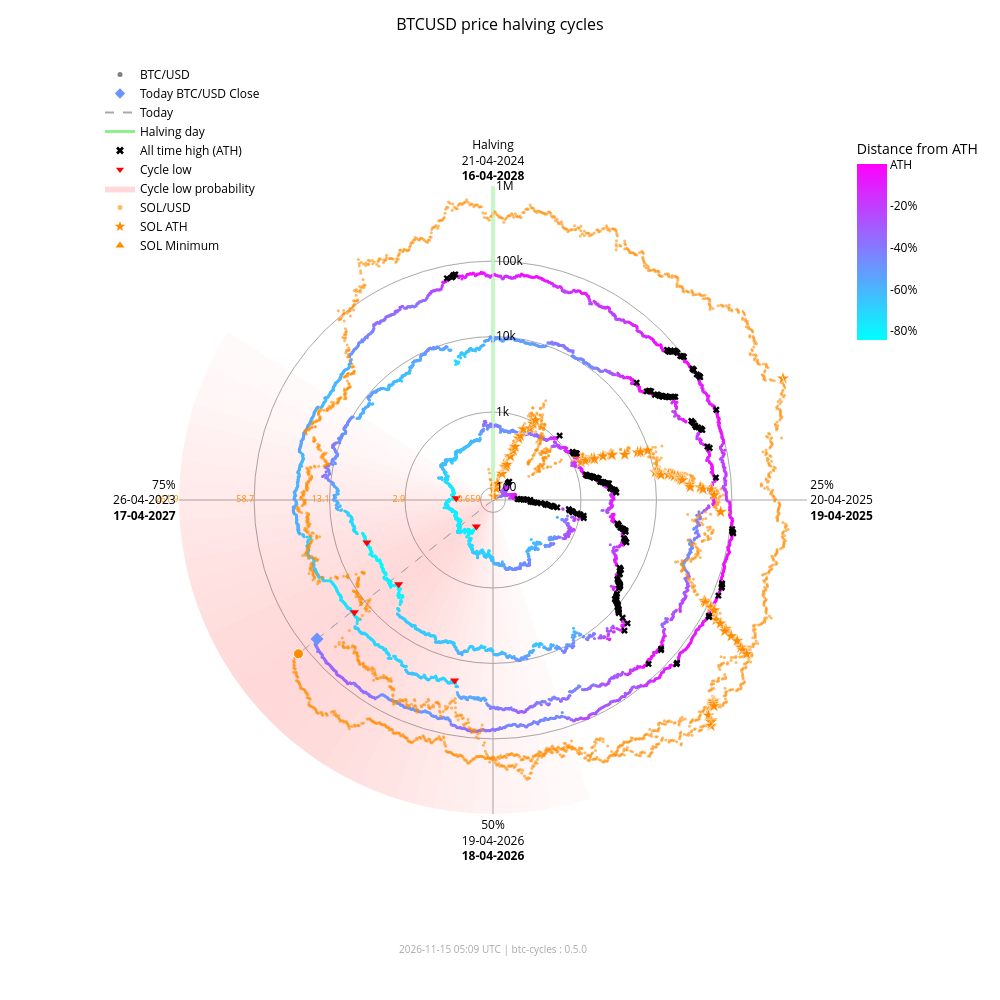

Write notebook code for a chart like this one.
### Markdown cell above
### Interactive chart with overlay

### Code cell
fig_overlay_interactive = btc.plot(
    kind="interactive",
    from_date="2012-11-28",
    overlay=sol,
)
fig_overlay_interactive.show(config={"scrollZoom": True, "displayModeBar": True})

### Figure 1 — Plotly figure (JSON) as saved in the notebook; plotly's stock layout.template omitted (floating-point values rounded to 4 significant figures; data arrays with more than 128 entries replaced by an {"elided": "..."} marker saying what was removed)
{"data": [{"fill": "toself", "fillcolor": "rgba(255,0,0,0.018306980149439524)", "hoverinfo": "skip", "line": {"width": 0}, "mode": "lines", "r": [68.43, 1000000, 1000000, 68.43, 68.43], "showlegend": false, "theta": [162.0, 162.0, 165.6, 165.6, 162.0], "type": "scatterpolar"}, {"fill": "toself", "fillcolor": "rgba(255,0,0,0.02405911634527998)", "hoverinfo": "skip", "line": {"width": 0}, "mode": "lines", "r": [68.43, 1000000, 1000000, 68.43, 68.43], "showlegend": false, "theta": [165.6, 165.6, 169.2, 169.2, 165.6], "type": "scatterpolar"}, {"fill": "toself", "fillcolor": "rgba(255,0,0,0.030803449372254352)", "hoverinfo": "skip", "line": {"width": 0}, "mode": "lines", "r": [68.43, 1000000, 1000000, 68.43, 68.43], "showlegend": false, "theta": [169.2, 169.2, 172.8, 172.8, 169.2], "type": "scatterpolar"}, {"fill": "toself", "fillcolor": "rgba(255,0,0,0.03847233586005252)", "hoverinfo": "skip", "line": {"width": 0}, "mode": "lines", "r": [68.43, 1000000, 1000000, 68.43, 68.43], "showlegend": false, "theta": [172.8, 172.8, 176.4, 176.4, 172.8], "type": "scatterpolar"}, {"fill": "toself", "fillcolor": "rgba(255,0,0,0.04694405159551339)", "hoverinfo": "skip", "line": {"width": 0}, "mode": "lines", "r": [68.43, 1000000, 1000000, 68.43, 68.43], "showlegend": false, "theta": [176.4, 176.4, 180.0, 180.0, 176.4], "type": "scatterpolar"}, {"fill": "toself", "fillcolor": "rgba(255,0,0,0.05605603979818329)", "hoverinfo": "skip", "line": {"width": 0}, "mode": "lines", "r": [68.43, 1000000, 1000000, 68.43, 68.43], "showlegend": false, "theta": [180.0, 180.0, 183.6, 183.6, 180.0], "type": "scatterpolar"}, {"fill": "toself", "fillcolor": "rgba(255,0,0,0.06562330627802694)", "hoverinfo": "skip", "line": {"width": 0}, "mode": "lines", "r": [68.43, 1000000, 1000000, 68.43, 68.43], "showlegend": false, "theta": [183.6, 183.6, 187.2, 187.2, 183.6], "type": "scatterpolar"}, {"fill": "toself", "fillcolor": "rgba(255,0,0,0.07545707932574237)", "hoverinfo": "skip", "line": {"width": 0}, "mode": "lines", "r": [68.43, 1000000, 1000000, 68.43, 68.43], "showlegend": false, "theta": [187.2, 187.2, 190.8, 190.8, 187.2], "type": "scatterpolar"}, {"fill": "toself", "fillcolor": "rgba(255,0,0,0.08537841060169407)", "hoverinfo": "skip", "line": {"width": 0}, "mode": "lines", "r": [68.43, 1000000, 1000000, 68.43, 68.43], "showlegend": false, "theta": [190.8, 190.8, 194.4, 194.4, 190.8], "type": "scatterpolar"}, {"fill": "toself", "fillcolor": "rgba(255,0,0,0.09522272137134848)", "hoverinfo": "skip", "line": {"width": 0}, "mode": "lines", "r": [68.43, 1000000, 1000000, 68.43, 68.43], "showlegend": false, "theta": [194.4, 194.4, 198.0, 198.0, 194.4], "type": "scatterpolar"}, {"fill": "toself", "fillcolor": "rgba(255,0,0,0.10483418800389058)", "hoverinfo": "skip", "line": {"width": 0}, "mode": "lines", "r": [68.43, 1000000, 1000000, 68.43, 68.43], "showlegend": false, "theta": [198.0, 198.0, 201.6, 201.6, 198.0], "type": "scatterpolar"}, {"fill": "toself", "fillcolor": "rgba(255,0,0,0.11405248627197925)", "hoverinfo": "skip", "line": {"width": 0}, "mode": "lines", "r": [68.43, 1000000, 1000000, 68.43, 68.43], "showlegend": false, "theta": [201.6, 201.6, 205.2, 205.2, 201.6], "type": "scatterpolar"}, {"fill": "toself", "fillcolor": "rgba(255,0,0,0.12269756305009562)", "hoverinfo": "skip", "line": {"width": 0}, "mode": "lines", "r": [68.43, 1000000, 1000000, 68.43, 68.43], "showlegend": false, "theta": [205.2, 205.2, 208.8, 208.8, 205.2], "type": "scatterpolar"}, {"fill": "toself", "fillcolor": "rgba(255,0,0,0.13055959037792858)", "hoverinfo": "skip", "line": {"width": 0}, "mode": "lines", "r": [68.43, 1000000, 1000000, 68.43, 68.43], "showlegend": false, "theta": [208.8, 208.8, 212.4, 212.4, 208.8], "type": "scatterpolar"}, {"fill": "toself", "fillcolor": "rgba(255,0,0,0.13740037014073872)", "hoverinfo": "skip", "line": {"width": 0}, "mode": "lines", "r": [68.43, 1000000, 1000000, 68.43, 68.43], "showlegend": false, "theta": [212.4, 212.4, 216.0, 216.0, 212.4], "type": "scatterpolar"}, {"fill": "toself", "fillcolor": "rgba(255,0,0,0.14296927208088228)", "hoverinfo": "skip", "line": {"width": 0}, "mode": "lines", "r": [68.43, 1000000, 1000000, 68.43, 68.43], "showlegend": false, "theta": [216.0, 216.0, 219.6, 219.6, 216.0], "type": "scatterpolar"}, {"fill": "toself", "fillcolor": "rgba(255,0,0,0.14703219887325494)", "hoverinfo": "skip", "line": {"width": 0}, "mode": "lines", "r": [68.43, 1000000, 1000000, 68.43, 68.43], "showlegend": false, "theta": [219.6, 219.6, 223.2, 223.2, 219.6], "type": "scatterpolar"}, {"fill": "toself", "fillcolor": "rgba(255,0,0,0.14940752827264187)", "hoverinfo": "skip", "line": {"width": 0}, "mode": "lines", "r": [68.43, 1000000, 1000000, 68.43, 68.43], "showlegend": false, "theta": [223.2, 223.2, 226.8, 226.8, 223.2], "type": "scatterpolar"}, {"fill": "toself", "fillcolor": "rgba(255,0,0,0.15)", "hoverinfo": "skip", "line": {"width": 0}, "mode": "lines", "r": [68.43, 1000000, 1000000, 68.43, 68.43], "showlegend": false, "theta": [226.8, 226.8, 230.4, 230.4, 226.8], "type": "scatterpolar"}, {"fill": "toself", "fillcolor": "rgba(255,0,0,0.14882314851976614)", "hoverinfo": "skip", "line": {"width": 0}, "mode": "lines", "r": [68.43, 1000000, 1000000, 68.43, 68.43], "showlegend": false, "theta": [230.4, 230.4, 234.0, 234.0, 230.4], "type": "scatterpolar"}, {"fill": "toself", "fillcolor": "rgba(255,0,0,0.14600334989350275)", "hoverinfo": "skip", "line": {"width": 0}, "mode": "lines", "r": [68.43, 1000000, 1000000, 68.43, 68.43], "showlegend": false, "theta": [234.0, 234.0, 237.6, 237.6, 234.0], "type": "scatterpolar"}, {"fill": "toself", "fillcolor": "rgba(255,0,0,0.14176315293000513)", "hoverinfo": "skip", "line": {"width": 0}, "mode": "lines", "r": [68.43, 1000000, 1000000, 68.43, 68.43], "showlegend": false, "theta": [237.6, 237.6, 241.2, 241.2, 237.6], "type": "scatterpolar"}, {"fill": "toself", "fillcolor": "rgba(255,0,0,0.1363869302869166)", "hoverinfo": "skip", "line": {"width": 0}, "mode": "lines", "r": [68.43, 1000000, 1000000, 68.43, 68.43], "showlegend": false, "theta": [241.2, 241.2, 244.8, 244.8, 241.2], "type": "scatterpolar"}, {"fill": "toself", "fillcolor": "rgba(255,0,0,0.13017643696734477)", "hoverinfo": "skip", "line": {"width": 0}, "mode": "lines", "r": [68.43, 1000000, 1000000, 68.43, 68.43], "showlegend": false, "theta": [244.8, 244.8, 248.4, 248.4, 244.8], "type": "scatterpolar"}, {"fill": "toself", "fillcolor": "rgba(255,0,0,0.1234063302665758)", "hoverinfo": "skip", "line": {"width": 0}, "mode": "lines", "r": [68.43, 1000000, 1000000, 68.43, 68.43], "showlegend": false, "theta": [248.4, 248.4, 252.0, 252.0, 248.4], "type": "scatterpolar"}, {"fill": "toself", "fillcolor": "rgba(255,0,0,0.11628949020714345)", "hoverinfo": "skip", "line": {"width": 0}, "mode": "lines", "r": [68.43, 1000000, 1000000, 68.43, 68.43], "showlegend": false, "theta": [252.0, 252.0, 255.6, 255.6, 252.0], "type": "scatterpolar"}, {"fill": "toself", "fillcolor": "rgba(255,0,0,0.108959277972535)", "hoverinfo": "skip", "line": {"width": 0}, "mode": "lines", "r": [68.43, 1000000, 1000000, 68.43, 68.43], "showlegend": false, "theta": [255.6, 255.6, 259.2, 259.2, 255.6], "type": "scatterpolar"}, {"fill": "toself", "fillcolor": "rgba(255,0,0,0.1014715299920515)", "hoverinfo": "skip", "line": {"width": 0}, "mode": "lines", "r": [68.43, 1000000, 1000000, 68.43, 68.43], "showlegend": false, "theta": [259.2, 259.2, 262.8, 262.8, 259.2], "type": "scatterpolar"}, {"fill": "toself", "fillcolor": "rgba(255,0,0,0.09382430417652897)", "hoverinfo": "skip", "line": {"width": 0}, "mode": "lines", "r": [68.43, 1000000, 1000000, 68.43, 68.43], "showlegend": false, "theta": [262.8, 262.8, 266.4, 266.4, 262.8], "type": "scatterpolar"}, {"fill": "toself", "fillcolor": "rgba(255,0,0,0.08598937207621672)", "hoverinfo": "skip", "line": {"width": 0}, "mode": "lines", "r": [68.43, 1000000, 1000000, 68.43, 68.43], "showlegend": false, "theta": [266.4, 266.4, 270.0, 270.0, 266.4], "type": "scatterpolar"}, {"fill": "toself", "fillcolor": "rgba(255,0,0,0.07794710108398434)", "hoverinfo": "skip", "line": {"width": 0}, "mode": "lines", "r": [68.43, 1000000, 1000000, 68.43, 68.43], "showlegend": false, "theta": [270.0, 270.0, 273.6, 273.6, 270.0], "type": "scatterpolar"}, {"fill": "toself", "fillcolor": "rgba(255,0,0,0.06971614429145927)", "hoverinfo": "skip", "line": {"width": 0}, "mode": "lines", "r": [68.43, 1000000, 1000000, 68.43, 68.43], "showlegend": false, "theta": [273.6, 273.6, 277.2, 277.2, 273.6], "type": "scatterpolar"}, {"fill": "toself", "fillcolor": "rgba(255,0,0,0.061371174705723626)", "hoverinfo": "skip", "line": {"width": 0}, "mode": "lines", "r": [68.43, 1000000, 1000000, 68.43, 68.43], "showlegend": false, "theta": [277.2, 277.2, 280.8, 280.8, 277.2], "type": "scatterpolar"}, {"fill": "toself", "fillcolor": "rgba(255,0,0,0.05304520605236535)", "hoverinfo": "skip", "line": {"width": 0}, "mode": "lines", "r": [68.43, 1000000, 1000000, 68.43, 68.43], "showlegend": false, "theta": [280.8, 280.8, 284.4, 284.4, 280.8], "type": "scatterpolar"}, {"fill": "toself", "fillcolor": "rgba(255,0,0,0.044916938988340704)", "hoverinfo": "skip", "line": {"width": 0}, "mode": "lines", "r": [68.43, 1000000, 1000000, 68.43, 68.43], "showlegend": false, "theta": [284.4, 284.4, 288.0, 288.0, 284.4], "type": "scatterpolar"}, {"fill": "toself", "fillcolor": "rgba(255,0,0,0.0371870550186571)", "hoverinfo": "skip", "line": {"width": 0}, "mode": "lines", "r": [68.43, 1000000, 1000000, 68.43, 68.43], "showlegend": false, "theta": [288.0, 288.0, 291.6, 291.6, 288.0], "type": "scatterpolar"}, {"fill": "toself", "fillcolor": "rgba(255,0,0,0.030049603184432498)", "hoverinfo": "skip", "line": {"width": 0}, "mode": "lines", "r": [68.43, 1000000, 1000000, 68.43, 68.43], "showlegend": false, "theta": [291.6, 291.6, 295.2, 295.2, 291.6], "type": "scatterpolar"}, {"fill": "toself", "fillcolor": "rgba(255,0,0,0.023665126797805223)", "hoverinfo": "skip", "line": {"width": 0}, "mode": "lines", "r": [68.43, 1000000, 1000000, 68.43, 68.43], "showlegend": false, "theta": [295.2, 295.2, 298.8, 298.8, 295.2], "type": "scatterpolar"}, {"fill": "toself", "fillcolor": "rgba(255,0,0,0.018141004067302662)", "hoverinfo": "skip", "line": {"width": 0}, "mode": "lines", "r": [68.43, 1000000, 1000000, 68.43, 68.43], "showlegend": false, "theta": [298.8, 298.8, 302.4, 302.4, 298.8], "type": "scatterpolar"}, {"hoverinfo": "skip", "line": {"color": "darkgrey", "dash": "dash", "width": 1}, "mode": "lines", "r": [68.43, 64130.0], "showlegend": false, "theta": [231.7, 231.7], "type": "scatterpolar"}, {"hoverinfo": "skip", "line": {"color": "darkgrey", "dash": "dash", "width": 1}, "mode": "lines", "r": [68.43, 131800.0], "showlegend": false, "theta": [231.7, 231.7], "type": "scatterpolar"}, {"hoverinfo": "skip", "line": {"color": "lightgreen", "width": 3}, "mode": "lines", "r": [68.43, 1000000], "showlegend": false, "theta": [0, 0], "type": "scatterpolar"}, {"hoverinfo": "text", "marker": {"color": {"elided": "4950 str values"}, "size": 3}, "mode": "markers", "r": {"elided": "4950 float values"}, "showlegend": false, "text": {"elided": "4950 str values"}, "theta": {"elided": "4950 float values"}, "type": "scatterpolar"}, {"hoverinfo": "text", "marker": {"color": "#FF8C00", "opacity": 0.6, "size": 3}, "mode": "markers", "r": {"elided": "2410 float values"}, "showlegend": false, "text": {"elided": "2410 str values"}, "theta": {"elided": "2410 float values"}, "type": "scatterpolar"}, {"hoverinfo": "text", "marker": {"color": "#6c93ff", "size": 10, "symbol": "diamond"}, "mode": "markers", "r": [64130.0], "showlegend": false, "text": ["Today<br>Date: 2026-11-14<br>Price: $64,128.05"], "theta": [231.7], "type": "scatterpolar"}, {"hoverinfo": "text", "marker": {"color": "#FF8C00", "line": {"color": "white", "width": 1}, "size": 10, "symbol": "circle"}, "mode": "markers", "r": [131800.0], "showlegend": false, "text": ["Today SOL<br>Date: 2026-11-14<br>Price: $70.18"], "theta": [231.7], "type": "scatterpolar"}, {"hoverinfo": "text", "marker": {"color": "#FF8C00", "line": {"color": "white", "width": 0.5}, "size": 10, "symbol": "star"}, "mode": "markers", "r": [68.43, 76.69, 98.28, 115.1, 160.2, 199.2, 200.3, 203.8, 217.3, 287.8, 349.8, 397.3, 523.3, 573.2, 718.1, 798.5, 948.0, 1078.0, 1271.0, 1461.0, 1785.0, 1908.0, 1917.0, 2530.0, 3215.0, 3302.0, 3322.0, 4795.0, 7121.0, 7760.0, 9679.0, 10370.0, 11210.0, 11600.0, 11830.0, 12190.0, 15220.0, 16990.0, 18090.0, 20010.0, 20730.0, 21720.0, 21920.0, 22700.0, 28100.0, 28410.0, 38550.0, 41750.0, 54000.0, 58230.0, 71670.0, 86520.0, 90770.0, 111800.0, 112400.0, 128500.0, 155700.0, 182600.0, 229400.0, 231200.0, 295100.0, 371400.0, 451600.0, 493500.0, 583700.0, 612100.0, 618900.0, 644000.0, 686600.0, 744100.0, 879500.0, 907500.0, 980900.0, 1000000.0], "showlegend": false, "text": ["SOL ATH<br>Date: 2020-04-10<br>Price: $0.95", "SOL ATH<br>Date: 2020-07-12<br>Price: $1.02", "SOL ATH<br>Date: 2020-07-13<br>Price: $1.18", "SOL ATH<br>Date: 2020-07-15<br>Price: $1.29", "SOL ATH<br>Date: 2020-07-26<br>Price: $1.57", "SOL ATH<br>Date: 2020-07-27<br>Price: $1.78", "SOL ATH<br>Date: 2020-07-28<br>Price: $1.78", "SOL ATH<br>Date: 2020-08-03<br>Price: $1.80", "SOL ATH<br>Date: 2020-08-04<br>Price: $1.87", "SOL ATH<br>Date: 2020-08-06<br>Price: $2.21", "SOL ATH<br>Date: 2020-08-08<br>Price: $2.47", "SOL ATH<br>Date: 2020-08-09<br>Price: $2.67", "SOL ATH<br>Date: 2020-08-10<br>Price: $3.13", "SOL ATH<br>Date: 2020-08-11<br>Price: $3.30", "SOL ATH<br>Date: 2020-08-12<br>Price: $3.77", "SOL ATH<br>Date: 2020-08-28<br>Price: $4.01", "SOL ATH<br>Date: 2020-08-30<br>Price: $4.44", "SOL ATH<br>Date: 2020-08-31<br>Price: $4.78", "SOL ATH<br>Date: 2021-02-02<br>Price: $5.27", "SOL ATH<br>Date: 2021-02-03<br>Price: $5.72", "SOL ATH<br>Date: 2021-02-04<br>Price: $6.43", "SOL ATH<br>Date: 2021-02-05<br>Price: $6.68", "SOL ATH<br>Date: 2021-02-07<br>Price: $6.70", "SOL ATH<br>Date: 2021-02-08<br>Price: $7.88", "SOL ATH<br>Date: 2021-02-10<br>Price: $9.07", "SOL ATH<br>Date: 2021-02-11<br>Price: $9.22", "SOL ATH<br>Date: 2021-02-12<br>Price: $9.25", "SOL ATH<br>Date: 2021-02-19<br>Price: $11.47", "SOL ATH<br>Date: 2021-02-22<br>Price: $14.45", "SOL ATH<br>Date: 2021-02-23<br>Price: $15.20", "SOL ATH<br>Date: 2021-02-24<br>Price: $17.30", "SOL ATH<br>Date: 2021-03-28<br>Price: $18.02", "SOL ATH<br>Date: 2021-03-29<br>Price: $18.85", "SOL ATH<br>Date: 2021-03-30<br>Price: $19.23", "SOL ATH<br>Date: 2021-03-31<br>Price: $19.47", "SOL ATH<br>Date: 2021-04-02<br>Price: $19.81", "SOL ATH<br>Date: 2021-04-03<br>Price: $22.55", "SOL ATH<br>Date: 2021-04-04<br>Price: $24.06", "SOL ATH<br>Date: 2021-04-06<br>Price: $24.96", "SOL ATH<br>Date: 2021-04-07<br>Price: $26.48", "SOL ATH<br>Date: 2021-04-08<br>Price: $27.03", "SOL ATH<br>Date: 2021-04-09<br>Price: $27.78", "SOL ATH<br>Date: 2021-04-11<br>Price: $27.93", "SOL ATH<br>Date: 2021-04-12<br>Price: $28.51", "SOL ATH<br>Date: 2021-04-18<br>Price: $32.30", "SOL ATH<br>Date: 2021-04-21<br>Price: $32.51", "SOL ATH<br>Date: 2021-04-22<br>Price: $38.88", "SOL ATH<br>Date: 2021-04-24<br>Price: $40.74", "SOL ATH<br>Date: 2021-04-25<br>Price: $47.37", "SOL ATH<br>Date: 2021-05-01<br>Price: $49.51", "SOL ATH<br>Date: 2021-05-18<br>Price: $55.91", "SOL ATH<br>Date: 2021-08-16<br>Price: $62.43", "SOL ATH<br>Date: 2021-08-17<br>Price: $64.21", "SOL ATH<br>Date: 2021-08-18<br>Price: $72.54", "SOL ATH<br>Date: 2021-08-19<br>Price: $72.76", "SOL ATH<br>Date: 2021-08-20<br>Price: $78.72", "SOL ATH<br>Date: 2021-08-27<br>Price: $88.09", "SOL ATH<br>Date: 2021-08-28<br>Price: $96.70", "SOL ATH<br>Date: 2021-08-30<br>Price: $110.54", "SOL ATH<br>Date: 2021-09-01<br>Price: $111.03", "SOL ATH<br>Date: 2021-09-02<br>Price: $128.10", "SOL ATH<br>Date: 2021-09-03<br>Price: $146.58", "SOL ATH<br>Date: 2021-09-06<br>Price: $164.38", "SOL ATH<br>Date: 2021-09-07<br>Price: $173.15", "SOL ATH<br>Date: 2021-09-08<br>Price: $191.04", "SOL ATH<br>Date: 2021-10-22<br>Price: $196.43", "SOL ATH<br>Date: 2021-10-23<br>Price: $197.70", "SOL ATH<br>Date: 2021-10-24<br>Price: $202.36", "SOL ATH<br>Date: 2021-10-25<br>Price: $210.10", "SOL ATH<br>Date: 2021-11-02<br>Price: $220.24", "SOL ATH<br>Date: 2021-11-03<br>Price: $242.90", "SOL ATH<br>Date: 2021-11-04<br>Price: $247.39", "SOL ATH<br>Date: 2021-11-06<br>Price: $258.93", "SOL ATH<br>Date: 2025-01-18<br>Price: $261.87"], "theta": [352.0, 15.5, 15.75, 16.25, 19.0, 19.25, 19.5, 21.0, 21.25, 21.75, 22.25, 22.5, 22.75, 23.0, 23.25, 27.25, 27.75, 28.0, 66.75, 67.0, 67.25, 67.5, 68.0, 68.25, 68.75, 69.0, 69.25, 71.0, 71.75, 72.0, 72.25, 80.25, 80.5, 80.75, 81.0, 81.5, 81.75, 82.0, 82.5, 82.75, 83.0, 83.25, 83.75, 84.0, 85.5, 86.25, 86.5, 87.0, 87.25, 88.75, 93.0, 115.5, 115.8, 116.0, 116.2, 116.5, 118.2, 118.5, 119.0, 119.5, 119.8, 120.0, 120.7, 121.0, 121.3, 132.2, 132.5, 132.8, 133.0, 135.0, 135.2, 135.5, 136.0, 67.25], "type": "scatterpolar"}, {"hoverinfo": "text", "marker": {"color": "#FF8C00", "line": {"color": "white", "width": 0.5}, "size": 10, "symbol": "triangle-up"}, "mode": "markers", "r": [68.43], "showlegend": false, "text": ["SOL Minimum<br>Date: 2020-05-11<br>Price: $0.52"], "theta": [0.0], "type": "scatterpolar"}, {"hoverinfo": "text", "marker": {"color": "black", "size": 6, "symbol": "x"}, "mode": "markers", "r": {"elided": "182 float values"}, "showlegend": false, "text": {"elided": "182 str values"}, "theta": {"elided": "182 float values"}, "type": "scatterpolar"}, {"hoverinfo": "text", "marker": {"color": "red", "size": 8, "symbol": "triangle-down"}, "mode": "markers", "r": [178.1, 210.5, 3237.0, 3961.0, 19020.0, 15790.0], "showlegend": false, "text": ["Cycle Low<br>Date: 2015-01-14<br>Price: $178.10<br>ATH distance: -84.5%", "Cycle Low<br>Date: 2015-08-24<br>Price: $210.49<br>ATH distance: -81.7%", "Cycle Low<br>Date: 2018-12-15<br>Price: $3,236.76<br>ATH distance: -83.4%", "Cycle Low<br>Date: 2019-03-15<br>Price: $3,960.91<br>ATH distance: -79.7%", "Cycle Low<br>Date: 2022-06-18<br>Price: $19,017.64<br>ATH distance: -71.9%", "Cycle Low<br>Date: 2022-11-21<br>Price: $15,787.28<br>ATH distance: -76.6%"], "theta": [212.1, 272.7, 228.3, 251.4, 192.0, 231.0], "type": "scatterpolar"}, {"marker": {"color": "grey", "size": 5}, "mode": "markers", "name": "BTC/USD", "r": [null], "theta": [null], "type": "scatterpolar"}, {"marker": {"color": "#6c93ff", "size": 8, "symbol": "diamond"}, "mode": "markers", "name": "Today BTC/USD Close", "r": [null], "theta": [null], "type": "scatterpolar"}, {"line": {"color": "darkgrey", "dash": "dash"}, "mode": "lines", "name": "Today", "r": [null], "theta": [null], "type": "scatterpolar"}, {"line": {"color": "lightgreen", "width": 3}, "mode": "lines", "name": "Halving day", "r": [null], "theta": [null], "type": "scatterpolar"}, {"marker": {"color": "black", "size": 7, "symbol": "x"}, "mode": "markers", "name": "All time high (ATH)", "r": [null], "theta": [null], "type": "scatterpolar"}, {"marker": {"color": "red", "size": 7, "symbol": "triangle-down"}, "mode": "markers", "name": "Cycle low", "r": [null], "theta": [null], "type": "scatterpolar"}, {"fill": "toself", "fillcolor": "rgba(255,0,0,0.15)", "line": {"width": 0}, "mode": "lines", "name": "Cycle low probability", "r": [null], "theta": [null], "type": "scatterpolar"}, {"marker": {"color": "#FF8C00", "opacity": 0.6, "size": 5}, "mode": "markers", "name": "SOL/USD", "r": [null], "theta": [null], "type": "scatterpolar"}, {"marker": {"color": "#FF8C00", "size": 8, "symbol": "star"}, "mode": "markers", "name": "SOL ATH", "r": [null], "theta": [null], "type": "scatterpolar"}, {"marker": {"color": "#FF8C00", "size": 8, "symbol": "triangle-up"}, "mode": "markers", "name": "SOL Minimum", "r": [null], "theta": [null], "type": "scatterpolar"}, {"hoverinfo": "skip", "marker": {"cmax": 0, "cmin": -0.8453, "color": [0], "colorbar": {"len": 0.25, "ticktext": ["ATH", "-20%", "-40%", "-60%", "-80%", "-100%"], "tickvals": [0, -0.2, -0.4, -0.6, -0.8, -1.0], "title": {"text": "Distance from ATH"}, "x": 0.95, "y": 0.92, "yanchor": "top"}, "colorscale": {"elided": "256x2 mixed values"}, "showscale": true, "size": 0}, "mode": "markers", "r": [null], "showlegend": false, "theta": [null], "type": "scatterpolar"}, {"hoverinfo": "skip", "mode": "text", "r": [100, 1000, 10000, 100000, 1000000], "showlegend": false, "text": ["0.659", "2.9", "13.1", "58.7", "261.9"], "textfont": {"color": "#FF8C00", "size": 9}, "textposition": "middle left", "theta": [270, 270, 270, 270, 270], "type": "scatterpolar"}], "layout": {"annotations": [{"font": {"color": "darkgrey", "size": 10}, "showarrow": false, "text": "2026-11-15 05:09 UTC | btc-cycles : 0.5.0", "x": 0.5, "xref": "paper", "y": -0.02, "yref": "paper"}], "font": {"color": "black"}, "height": 1000, "legend": {"bgcolor": "rgba(0,0,0,0)", "font": {"color": "black"}, "x": 0.0, "y": 1.0}, "margin": {"b": 60, "l": 100, "r": 80, "t": 60}, "paper_bgcolor": "white", "plot_bgcolor": "white", "polar": {"angularaxis": {"color": "black", "direction": "clockwise", "gridcolor": "darkgrey", "rotation": 90, "ticktext": ["Halving<br>21-04-2024<br><b>16-04-2028</b>", "25%<br>20-04-2025<br><b>19-04-2025</b>", "50%<br>19-04-2026<br><b>18-04-2026</b>", "75%<br>26-04-2023<br><b>17-04-2027</b>"], "tickvals": [0, 90, 180, 270]}, "bgcolor": "white", "domain": {"x": [0.1, 0.9], "y": [0.05, 0.95]}, "radialaxis": {"angle": 90, "color": "black", "gridcolor": "darkgrey", "range": [1.835, 6.0], "tickangle": 90, "ticktext": ["100", "1k", "10k", "100k", "1M"], "tickvals": [100, 1000, 10000, 100000, 1000000], "type": "log"}}, "title": {"font": {"color": "black", "size": 16}, "text": "BTCUSD price halving cycles", "x": 0.5}, "width": 1000}}
